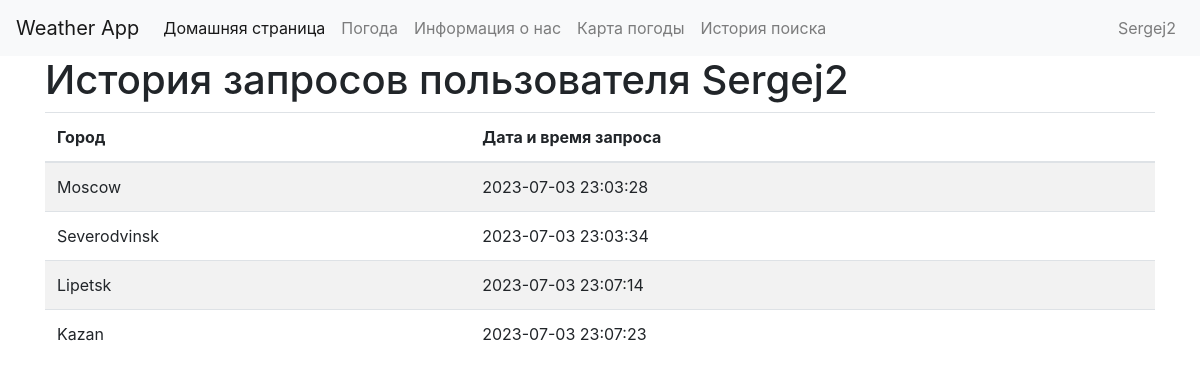
Screenshot of /view_history (signed in) with the database file from the repository.
### models.py (models this page shows, shortened)
class User(db.Model):
    id = db.Column(db.Integer, primary_key=True)
    username = db.Column(db.String(50), unique=True, nullable=False)
    password_hash = db.Column(db.String(128), nullable=False)
    email = db.Column(db.String(120), unique=True, nullable=False)
    requests = db.relationship('Request', backref='user')

class Request(db.Model):
    id = db.Column(db.Integer, primary_key=True)
    city = db.Column(db.String(50), nullable=False)
    timestamp = db.Column(db.DateTime, nullable=False, default=datetime)
    user_username = db.Column(db.String(50), db.ForeignKey('user.username'))

### app.py (the view)
@app.route('/view_history')
def view_history():
    if 'username' in session:
        user = User.query.filter_by(username=session['username']).first()
        requests = Request.query.filter_by(user=user).all()
        return render_template('view_history.html', requests=requests, user=user)
    else:
        return redirect(url_for('login'))

### app.py (called while the page is built)
@app.before_request
def require_login():
    allowed_routes = ['login', 'register', 'index']
    if request.endpoint not in allowed_routes and 'logged_in' not in session:
        return redirect(url_for('login'))

### templates/view_history.html (shortened to what this page needs)
<!DOCTYPE html>
<html>
<head>
    <link rel="stylesheet" href="https://maxcdn.bootstrapcdn.com/bootstrap/4.0.0/css/bootstrap.min.css"
>
</head>
<body>
    <nav class="navbar navbar-expand-lg navbar-light bg-light">
        <a class="navbar-brand" href="#">Weather App</a>
        <div class="collapse navbar-collapse" id="navbarNav">
            <ul class="navbar-nav">
                <li class="nav-item active">
                    <a class="nav-link" href="/">Домашняя страница</a>
                </li>
                <li class="nav-item">
                    <a class="nav-link" href="/weather">Погода</a>
                </li>
                <li class="nav-item">
                    <a class="nav-link" href="/info">Информация о нас</a>
                </li>
                <li class="nav-item">
                    <a class="nav-link" href="/map">Карта погоды</a>
                </li>
                <li class="nav-item">
                    <a class="nav-link" href="/view_history">История поиска</a>
                </li>
            </ul>
            <ul class="navbar-nav ml-auto">
                {% if session.logged_in %}
                <li class="nav-item">
                    <a class="nav-link" href="/logout">{{ session.username }}</a>
                </li>
                {% else %}
                <li class="nav-item">
                    <a class="nav-link" href="/login">Войти</a>
                </li>
                {% endif %}
            </ul>
        </div>
    </nav>
    {% block content %}
    {% if requests %}
    <div class="container">
        <h1>История запросов пользователя {{ user.username }}</h1>
        <table class="table table-striped">
            <thead>
                <tr>
                    <th>Город</th>
                    <th>Дата и время запроса</th>
                </tr>
            </thead>
            <tbody>
                {% for request in requests %}
                <tr>
                    <td>{{ request.city }}</td>
                    <td>{{ request.timestamp.strftime('%Y-%m-%d %H:%M:%S') }}</td>
                </tr>
                {% endfor %}
            </tbody>
        </table>
    </div>
    {% else %}
    <p>Нет сохраненных запросов</p>
    {% endif %}
    {% endblock %}
</body>
</html>

### rows the page displays
User: username "Sergej2"
Request: city "Moscow", timestamp "2023-07-03 23:03:28"
Request: city "Severodvinsk", timestamp "2023-07-03 23:03:34"
Request: city "Lipetsk", timestamp "2023-07-03 23:07:14"
Request: city "Kazan", timestamp "2023-07-03 23:07:23"

### other values shown
{{ session.username }} "Sergej2"
